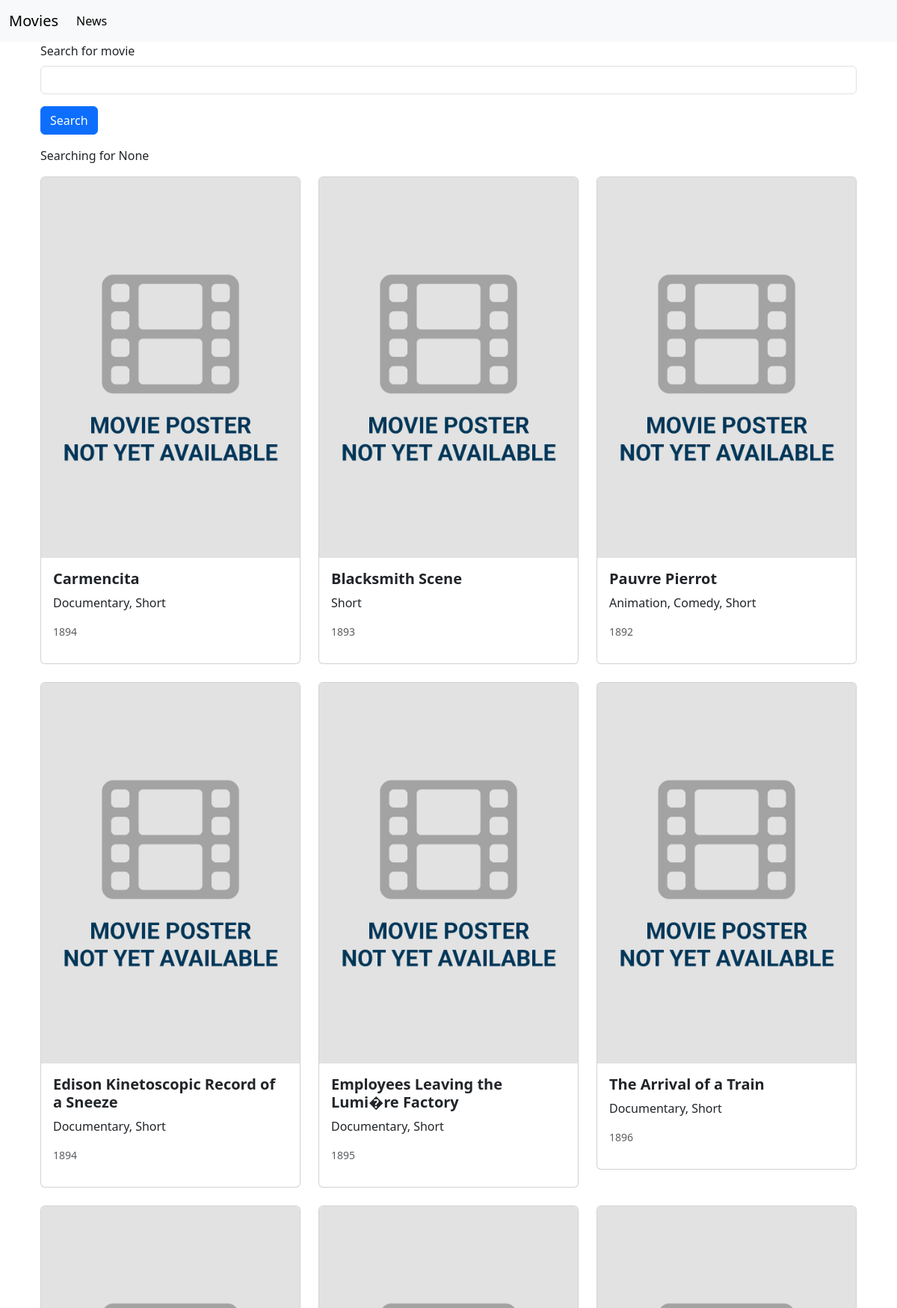
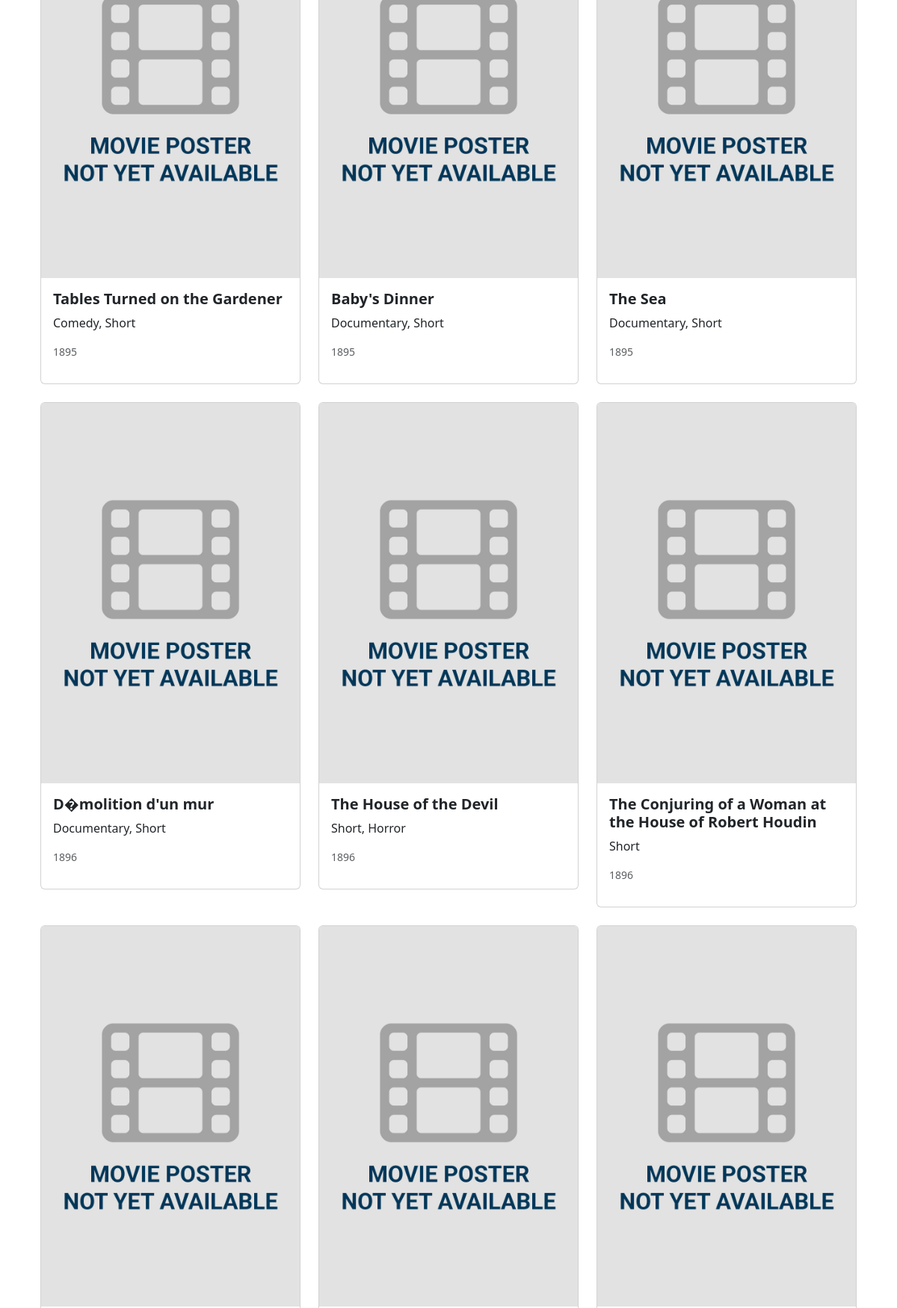
The page / (upper part) on the database its author committed (2 pictures, top to bottom).
### movie/models.py (models this page shows, shortened)
class Movie(models.Model):
    title = models.CharField(max_length=100)
    description = models.CharField(max_length=500)
    image = models.ImageField(upload_to='movie/images/')
    url = models.URLField(blank=True)
    genre = models.CharField(blank=True, max_length=250)
    year = models.IntegerField(blank=True, null=True)

### movie/views.py (the view)
# urls.py: 2. Add a URL to urlpatterns:  path('', views.home, name='home')
def home(request):
    searchTerm = request.GET.get('searchMovie')
    if searchTerm == None:
        movies = Movie.objects.all()
    else:
        movies = Movie.objects.filter(title__contains=searchTerm)
    return render(request, 'home.html', {'searchTerm': searchTerm, 'movies': movies})

### movie/templates/home.html (shortened to what this page needs)
{% extends 'base.html' %}
{% block content %}
<div class="container">
    <form action ="">
        <div class="mb-3">
            <label for="searchMovie" class="form-label">
                Search for movie
            </label>
            <input type="text" class="form-control" name="searchMovie">
        </div>
        <button type="submit" class="btn btn-primary">
            Search
        </button>
    </form>
    <p>Searching for {{searchTerm}}</p>
    <div class = "row row-cols-1 row-cols-md-3 g-4">
        {% for movie in movies %}
        <div v-for="movie in movies" class="col">
            <div class = "card">
                <img class = "card-img-top" src = "{{movie.image.url}}" />
                <div class="card-body">
                    <h5 class="card-title fw-bold">{{movie.title}}</h5>
                    <p class="card-text">{{movie.genre}}</p>
                    <p class="card-text"><small class="text-muted">{{movie.year}}</small></p>
                </div>
            </div>
        </div>
        {% endfor %}
    </div>
    <br/>
    <br/>
</div>
{% endblock content %}

### rows shown on the page
Movie: image (placeholder picture), title "Carmencita", genre "Documentary, Short", year "1894"
Movie: image (placeholder picture), title "Blacksmith Scene", genre "Short", year "1893"
Movie: image (placeholder picture), title "Pauvre Pierrot", genre "Animation, Comedy, Short", year "1892"
Movie: image (placeholder picture), title "Edison Kinetoscopic Record of a Sneeze", genre "Documentary, Short", year "1894"
Movie: image (placeholder picture), title "Employees Leaving the Lumi�re Factory", genre "Documentary, Short", year "1895"
Movie: image (placeholder picture), title "The Arrival of a Train", genre "Documentary, Short", year "1896"
Movie: image (placeholder picture), title "Tables Turned on the Gardener", genre "Comedy, Short", year "1895"
Movie: image (placeholder picture), title "Baby's Dinner", genre "Documentary, Short", year "1895"
Movie: image (placeholder picture), title "The Sea", genre "Documentary, Short", year "1895"
Movie: image (placeholder picture), title "D�molition d'un mur", genre "Documentary, Short", year "1896"
Movie: image (placeholder picture), title "The House of the Devil", genre "Short, Horror", year "1896"
Movie: image (placeholder picture), title "The Conjuring of a Woman at the House of Robert Houdin", genre "Short", year "1896"
Movie: image (placeholder picture)
Movie: image (placeholder picture)
Movie: image (placeholder picture)

### other values the page prints
{{ searchTerm }} "None"
